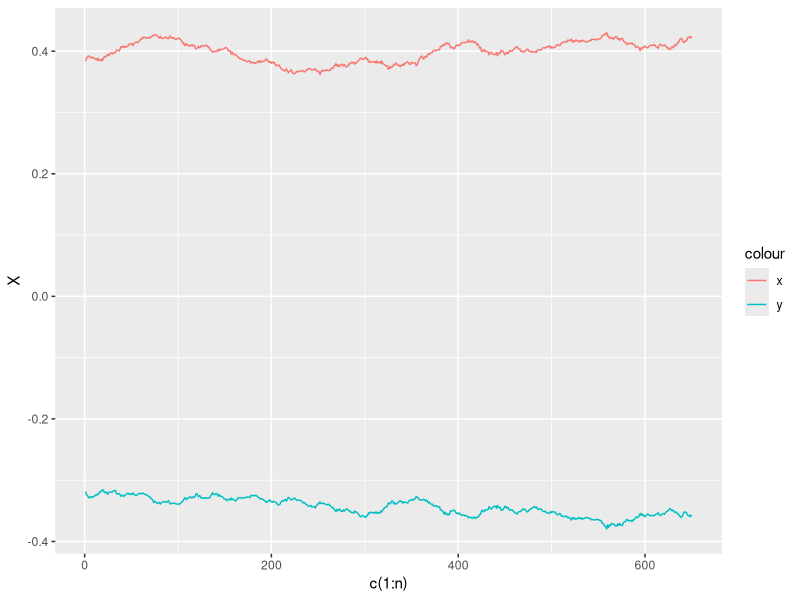
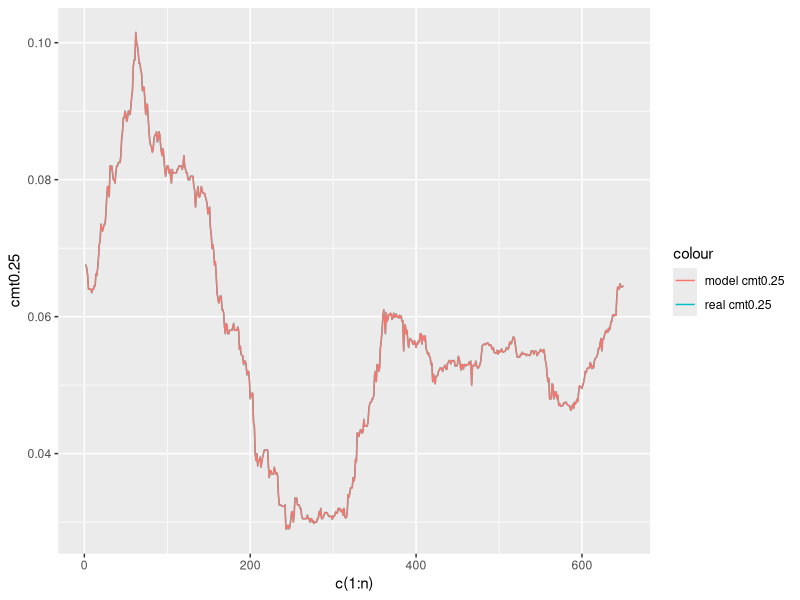
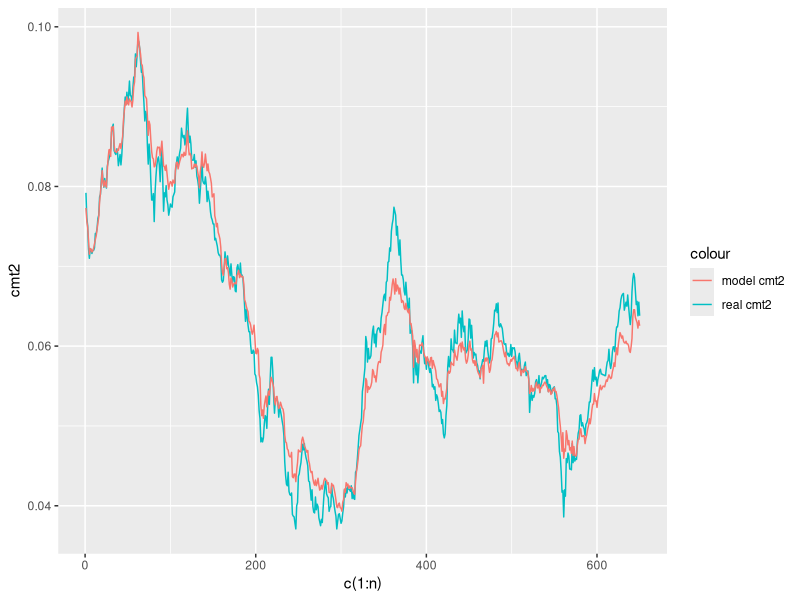
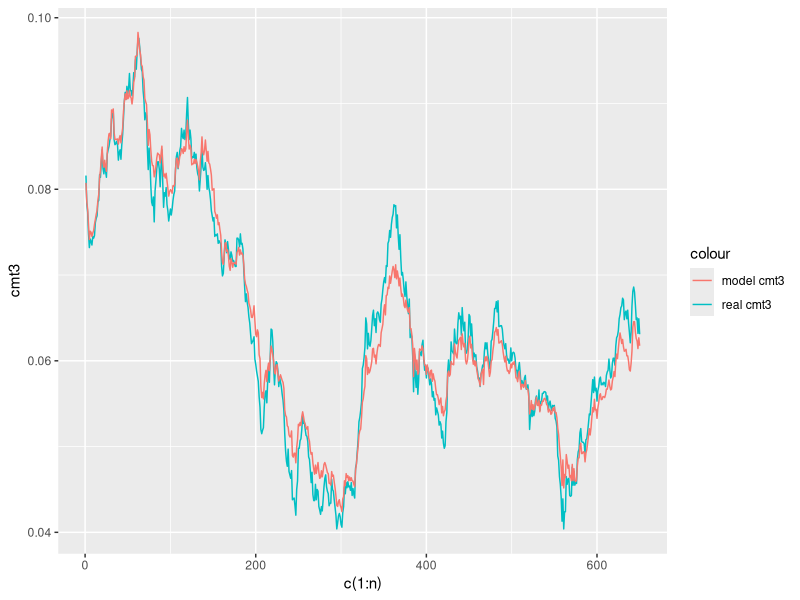
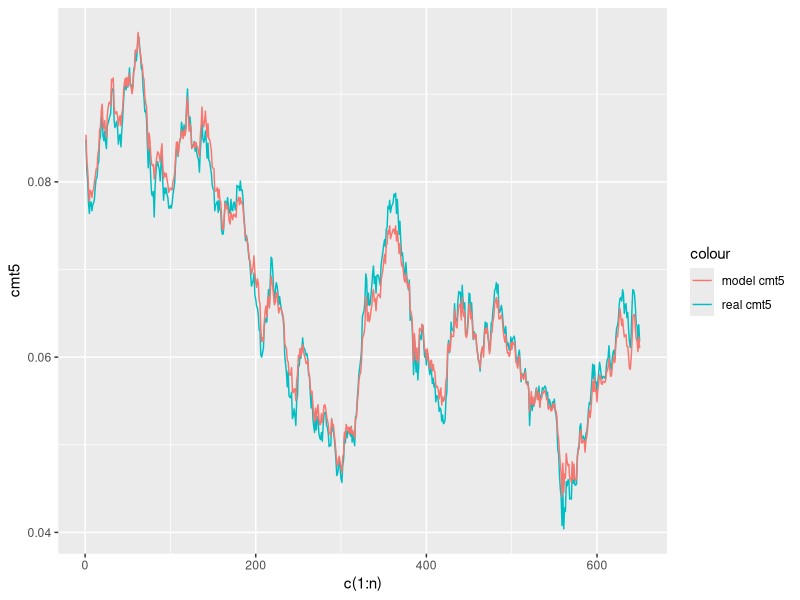
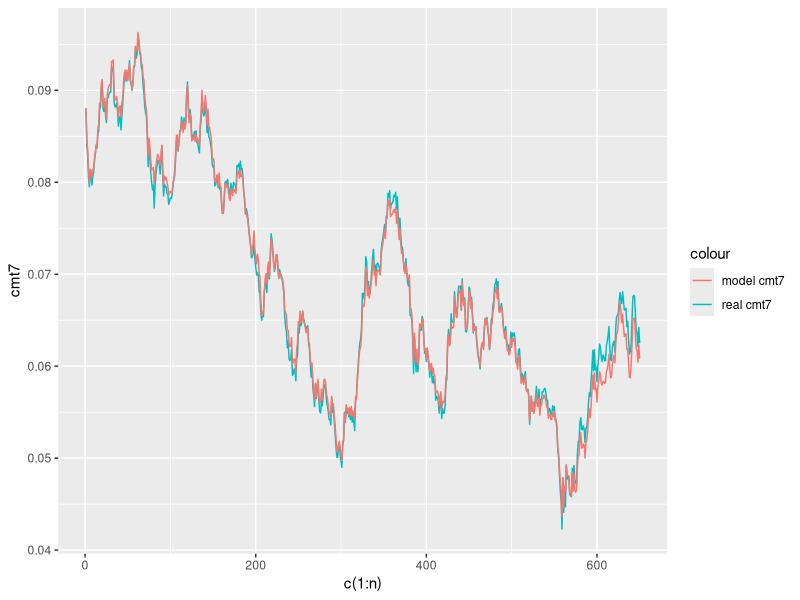
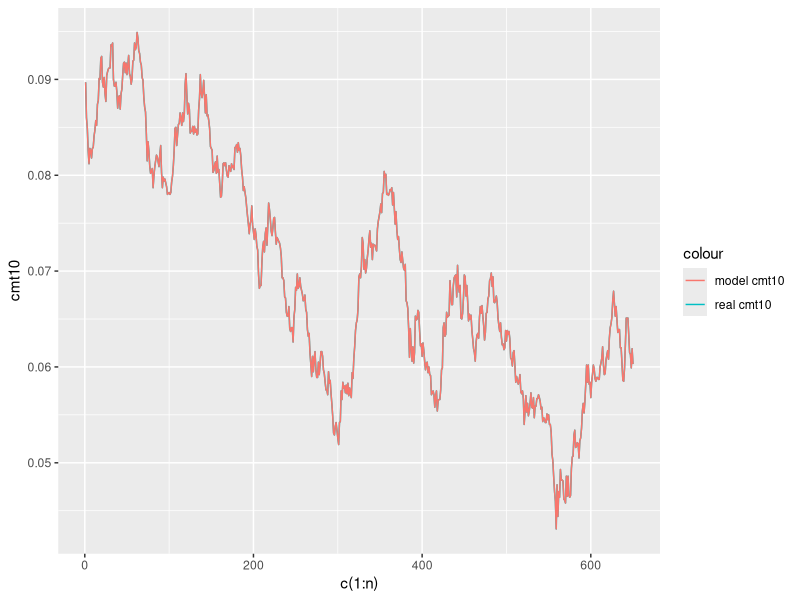

Recreate these plots in R, in order.
library(ggplot2)

rm(list = ls())

df = read.csv("HW5/Homework_5.csv")
df[, c(5:10)] = df[, c(5:10)]/100
n <- length(df$cmt0.25)
alphay <- 0

AiT = function(sigmai, betai, alphai, t){
  return(exp((sigmai^2/(2*betai^2)-alphai/betai)*t+(alphai/(betai^2)-sigmai^2/betai^3)*
               (1-exp(-betai*t))+sigmai^2/(4*betai^3)*(1-exp(-2*betai*t))))
}
BiT = function(betai, t){
  return(1/betai*(1-exp(-betai*t)))
}
ytmT = function(AxT,BxT,AyT,ByT,t,x,y){
  return(-log(AxT)/t + BxT/t*x - log(AyT)/t + ByT/t * y)
}

fn = function(param){
  alphax = param[1]
  sigmax = param[2]
  sigmay = param[3]
  betax = param[4]
  betay = param[5]
  periods = c(0.25, 2,3,5,7,10)
  for (i in periods){
    assign(paste("Ax", i, sep = ""), AiT(sigmax, betax, alphax, i))
    assign(paste("Ay", i, sep = ""), AiT(sigmay, betay, alphay, i))
    assign(paste("Bx", i, sep = ""), BiT(betax, i))
    assign(paste("By", i, sep = ""), BiT(betay, i))
  }
  
  XY = matrix(0, nrow = n, ncol = 2)
  for (i in 1:n){
    mat = matrix(c(Bx0.25/0.25, Bx10/10,By0.25/0.25, By10/10), nrow = 2)
    b = c(df$cmt0.25[i]+ log(Ax0.25)/0.25 + log(Ay0.25)/0.25, 
          df$cmt10[i]+ log(Ax10)/10 + log(Ay10)/10)
    XY[i,] = solve(mat,b)
  }
  ytm2 = ytmT(Ax2,Bx2,Ay2,By2,2, XY[,1], XY[,2])
  ytm3 = ytmT(Ax3,Bx3,Ay3,By3,3, XY[,1], XY[,2])
  ytm5 = ytmT(Ax5,Bx5,Ay5,By5,5, XY[,1], XY[,2])
  ytm7 = ytmT(Ax7,Bx7,Ay7,By7,7, XY[,1], XY[,2])
  RMSE = sqrt((sum((ytm2 - df$cmt2)^2) + sum((ytm3 - df$cmt3)^2)+
                 sum((ytm5 - df$cmt5)^2) + sum((ytm7 - df$cmt7)^2))/(4*n))
  RMSE
}

out = optim(c(0.1,0.2,0.2,0.4,-0.1), fn)

alphax = out$par[1]
sigmax = out$par[2]
sigmay = out$par[3]
betax = out$par[4]
betay = out$par[5]

periods = c(0.25, 2,3,5,7,10)
for (i in periods){
  assign(paste("Ax", i, sep = ""), AiT(sigmax, betax, alphax, i))
  assign(paste("Ay", i, sep = ""), AiT(sigmay, betay, alphay, i))
  assign(paste("Bx", i, sep = ""), BiT(betax, i))
  assign(paste("By", i, sep = ""), BiT(betay, i))
}

XY = matrix(0, nrow = n, ncol = 2)

for (i in 1:n){
  mat = matrix(c(Bx0.25/0.25, Bx10/10,By0.25/0.25, By10/10), nrow = 2)
  b = c(df$cmt0.25[i]+ log(Ax0.25)/0.25 + log(Ay0.25)/0.25, 
        df$cmt10[i]+ log(Ax10)/10 + log(Ay10)/10)
  XY[i,] = solve(mat,b)
}
ytm0.25 = ytmT(Ax0.25, Bx0.25, Ay0.25, By0.25, 0.25, XY[,1], XY[,2])
ytm2 = ytmT(Ax2,Bx2,Ay2,By2,2, XY[,1], XY[,2])
ytm3 = ytmT(Ax3,Bx3,Ay3,By3,3, XY[,1], XY[,2])
ytm5 = ytmT(Ax5,Bx5,Ay5,By5,5, XY[,1], XY[,2])
ytm7 = ytmT(Ax7,Bx7,Ay7,By7,7, XY[,1], XY[,2])
ytm10 = ytmT(Ax10,Bx10,Ay10,By10,10, XY[,1], XY[,2])
XY = data.frame(XY)
colnames(XY) = c('X','Y')
ggplot(data = XY, aes(x = c(1:n))) + geom_line(aes(y = X, col = 'x')) + geom_line(aes(y = Y, col = 'y'))


ggplot(data = df, aes(x = c(1:n))) + geom_line(aes(y = cmt0.25, col = 'real cmt0.25')) + 
  geom_line(aes(y = ytm0.25, col = 'model cmt0.25'))
ggplot(data = df, aes(x = c(1:n))) + geom_line(aes(y = cmt2, col = 'real cmt2')) + 
  geom_line(aes(y = ytm2, col = 'model cmt2'))
ggplot(data = df, aes(x = c(1:n))) + geom_line(aes(y = cmt3, col = 'real cmt3')) + 
  geom_line(aes(y = ytm3, col = 'model cmt3'))
ggplot(data = df, aes(x = c(1:n))) + geom_line(aes(y = cmt5, col = 'real cmt5')) + 
  geom_line(aes(y = ytm5, col = 'model cmt5'))
ggplot(data = df, aes(x = c(1:n))) + geom_line(aes(y = cmt7, col = 'real cmt7')) + 
  geom_line(aes(y = ytm7, col = 'model cmt7'))
ggplot(data = df, aes(x = c(1:n))) + geom_line(aes(y = cmt10, col = 'real cmt10')) + 
  geom_line(aes(y = ytm10, col = 'model cmt10'))


